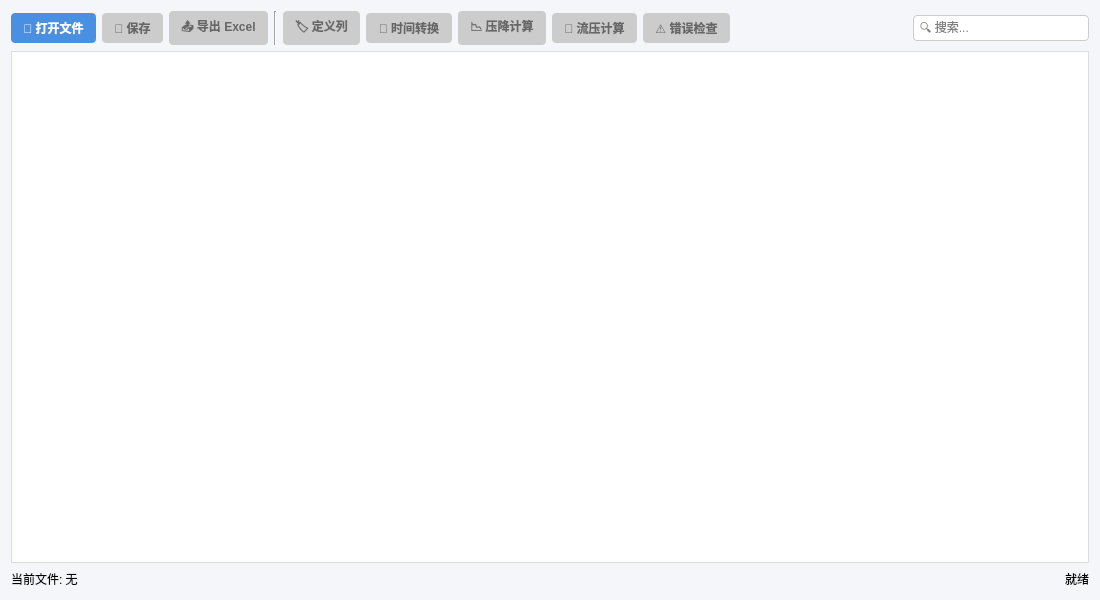
<?xml version="1.0" encoding="UTF-8"?>
<ui version="4.0">
 <class>DataEditorWidget</class>
 <widget class="QWidget" name="DataEditorWidget">
  <property name="geometry">
   <rect>
    <x>0</x>
    <y>0</y>
    <width>1100</width>
    <height>600</height>
   </rect>
  </property>
  <property name="windowTitle">
   <string>数据编辑器</string>
  </property>
  <property name="styleSheet">
   <string notr="true">
    /* 全局设置：浅色背景，黑色字体 */
    QWidget { background-color: #f5f6fa;
font-family: &quot;Microsoft YaHei&quot;, Arial; color: #000000; }

    /* 按钮设置 */
    QPushButton {
        background-color: #4a90e2;
color: white;
        border-radius: 4px;
        padding: 6px 12px;
        border: none;
        font-weight: bold;
    }
    QPushButton:hover { background-color: #357abd;
}
    QPushButton:disabled { background-color: #cccccc; color: #666666;
}

    /* 输入框设置 */
    QLineEdit {
        background-color: white;
border: 1px solid #ccc;
        border-radius: 4px;
        padding: 4px;
        color: black;
}

    /* 表格设置 */
    QTableView {
        background-color: white;
border: 1px solid #ddd;
        gridline-color: #eee;
        color: black;
        selection-background-color: #e0f0ff;
        selection-color: black;
}
    QHeaderView::section {
        background-color: #f8f9fa;
        border: none;
border-bottom: 1px solid #ddd;
        border-right: 1px solid #ddd;
        padding: 4px;
        color: #000000;
        font-weight: bold;
}

    /* 标签设置 */
    QLabel { color: #000000; background: transparent;
}

    /* 分隔线设置 */
    Line { background-color: #ccc;
}
   </string>
  </property>
  <layout class="QVBoxLayout" name="mainLayout">
   <item>
    <layout class="QHBoxLayout" name="topLayout">
     <item>
      <widget class="QPushButton" name="btnOpenFile">
       <property name="text">
        <string>📁 打开文件</string>
       </property>
      </widget>
     </item>
     <item>
      <widget class="QPushButton" name="btnSave">
       <property name="text">
        <string>💾 保存</string>
       </property>
       <property name="enabled">
        <bool>false</bool>
       </property>
      </widget>
     </item>

     <item>
      <widget class="QPushButton" name="btnExport">
       <property name="text">
        <string>📤 导出 Excel</string>
       </property>
       <property name="enabled">
        <bool>false</bool>
       </property>
      </widget>
     </item>

     <item>
      <widget class="Line" name="line">
       <property name="orientation">
        <enum>Qt::Orientation::Vertical</enum>
       </property>
      </widget>
     </item>
     <item>
      <widget class="QPushButton" name="btnDefineColumns">
       <property name="text">
        <string>🏷️ 定义列</string>
       </property>
       <property name="enabled">
        <bool>false</bool>
       </property>
      </widget>
     </item>
     <item>
      <widget class="QPushButton" name="btnTimeConvert">
       <property name="text">
        <string>⏰ 时间转换</string>
       </property>
       <property name="enabled">
        <bool>false</bool>
       </property>
      </widget>
     </item>
     <item>
      <widget class="QPushButton" name="btnPressureDropCalc">
       <property name="text">
        <string>📉 压降计算</string>
       </property>
       <property name="enabled">
        <bool>false</bool>
       </property>
      </widget>
     </item>
     <item>
      <widget class="QPushButton" name="btnCalcPwf">
       <property name="text">
        <string>🌊 流压计算</string>
       </property>
       <property name="enabled">
        <bool>false</bool>
       </property>
      </widget>
     </item>

     <item>
      <widget class="QPushButton" name="btnErrorCheck">
       <property name="text">
        <string>⚠️ 错误检查</string>
       </property>
       <property name="enabled">
        <bool>false</bool>
       </property>
      </widget>
     </item>

     <item>
      <spacer name="horizontalSpacer">
       <property name="orientation">
        <enum>Qt::Orientation::Horizontal</enum>
       </property>
       <property name="sizeHint" stdset="0">
        <size>
         <width>40</width>
         <height>20</height>
        </size>
       </property>
      </spacer>
     </item>
     <item>
      <widget class="QLineEdit" name="searchLineEdit">
       <property name="placeholderText">
        <string>🔍 搜索...</string>
       </property>
       <property name="maximumSize">
        <size>
         <width>200</width>
         <height>16777215</height>
        </size>
       </property>
      </widget>
     </item>
    </layout>
   </item>
   <item>
    <widget class="QTableView" name="dataTableView">
     <property name="sortingEnabled">
      <bool>true</bool>
     </property>
     <property name="alternatingRowColors">
      <bool>true</bool>
     </property>
     <property name="selectionBehavior">
      <enum>QAbstractItemView::SelectionBehavior::SelectItems</enum>
     </property>
    </widget>
   </item>
   <item>
    <layout class="QHBoxLayout" name="bottomLayout">
     <item>
      <widget class="QLabel" name="filePathLabel">
       <property name="text">
        <string>当前文件: 无</string>
       </property>
      </widget>
     </item>
     <item>
      <spacer name="horizontalSpacer_2">
       <property name="orientation">
        <enum>Qt::Orientation::Horizontal</enum>
       </property>
       <property name="sizeHint" stdset="0">
        <size>
         <width>40</width>
         <height>20</height>
        </size>
       </property>
      </spacer>
     </item>
     <item>
      <widget class="QLabel" name="statusLabel">
       <property name="text">
        <string>就绪</string>
       </property>
      </widget>
     </item>
    </layout>
   </item>
  </layout>
 </widget>
 <resources/>
 <connections/>
</ui>
